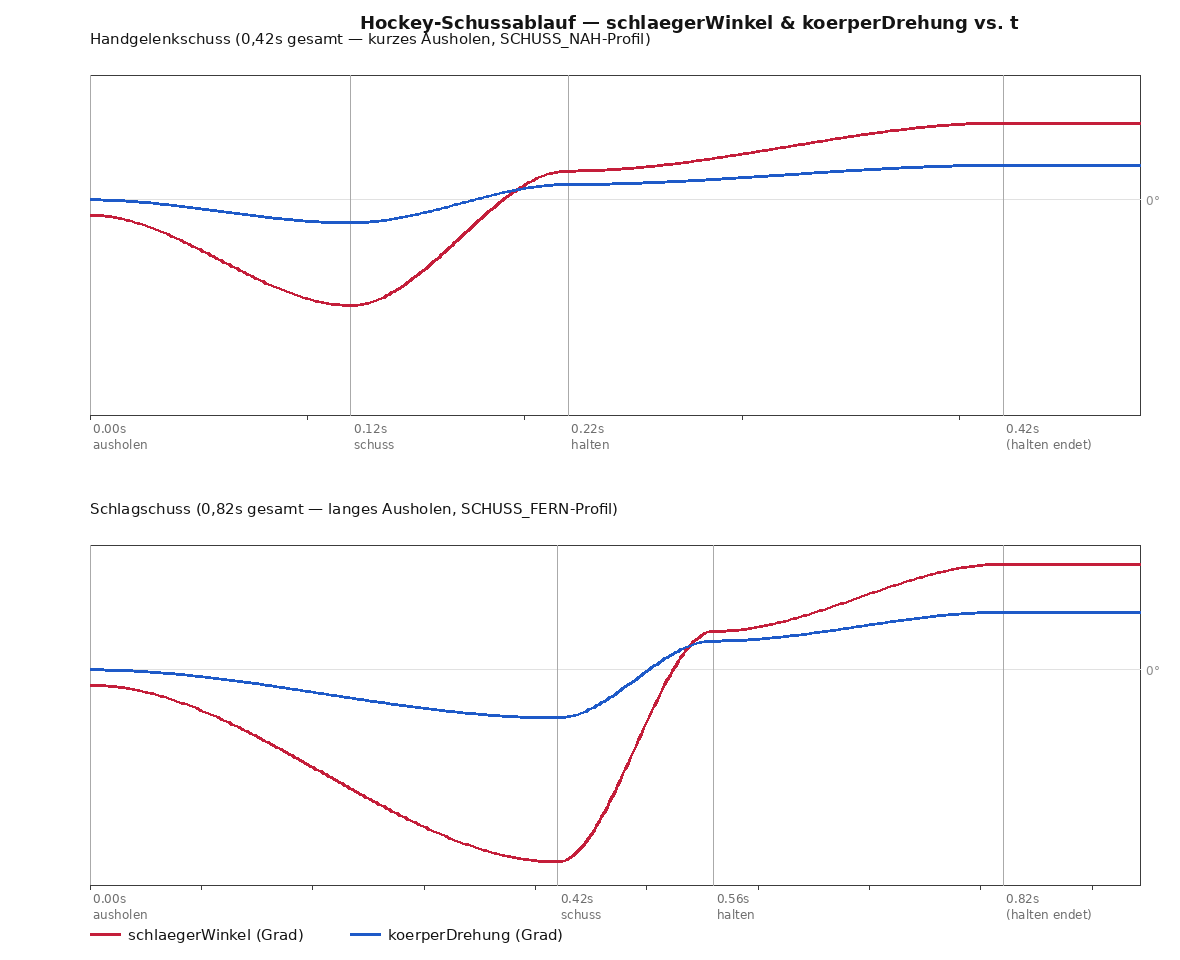

Recreate this plot in Python.
#!/usr/bin/env python3
"""
Kurvenbild fuer den HOCKEY-SCHUSSABLAUF (public/mockups/battle-mode.engine.js,
HOCKEY_SCHUSS/hockeySchussPhase). Reine Abnahme-Grafik, kein Teil des Spiels: zeichnet
schlaegerWinkel und koerperDrehung gegen t fuer beide Schussarten, damit sich per Auge
pruefen laesst, dass keine Kurve an einer Phasengrenze springt oder abknickt (genau die
Sorge, die der Auftrag benennt).

Die Formel hier ist eine 1:1-Portierung von hockeySchussPhase() aus dem Engine-Code
(dieselben Konstanten, dieselbe smoothstep-Funktion) — kein zweites, unabhaengiges
Modell, s. Kommentar im Engine-Code selbst fuer die Quellenlage der Zeiten.

Nur PIL, kein matplotlib (nicht installiert in dieser Umgebung) — deshalb Achsen,
Gitter und Kurven von Hand gezeichnet statt ueber eine Plot-Bibliothek.
"""
from PIL import Image, ImageDraw, ImageFont

# ---------------------------------------------------------------------------------
# 1:1-Abschrift von HOCKEY_SCHUSS und hockeySchussPhase() aus battle-mode.engine.js.
# Bei einer Aenderung dort MUSS diese Kopie mitgezogen werden, sonst zeigt das Bild
# eine andere Kurve als die, die tatsaechlich im Spiel laeuft.
HOCKEY_SCHUSS = {
    "handgelenk": {
        "ausholen": dict(dauer=0.12, schlaegerVon=-8, schlaegerBis=-55, koerperVon=0, koerperBis=-12),
        "schuss":   dict(dauer=0.10, schlaegerVon=-55, schlaegerBis=15, koerperVon=-12, koerperBis=8),
        "halten":   dict(dauer=0.20, schlaegerVon=15, schlaegerBis=40, koerperVon=8, koerperBis=18),
    },
    "schlag": {
        "ausholen": dict(dauer=0.42, schlaegerVon=-8, schlaegerBis=-100, koerperVon=0, koerperBis=-25),
        "schuss":   dict(dauer=0.14, schlaegerVon=-100, schlaegerBis=20, koerperVon=-25, koerperBis=15),
        "halten":   dict(dauer=0.26, schlaegerVon=20, schlaegerBis=55, koerperVon=15, koerperBis=30),
    },
}


def smooth(u):
    u = 0.0 if u < 0 else (1.0 if u > 1 else u)
    return u * u * (3 - 2 * u)


def hockey_schuss_phase(t, art):
    d = HOCKEY_SCHUSS[art]
    tt = max(0.0, t)
    t1 = d["ausholen"]["dauer"]
    t2 = t1 + d["schuss"]["dauer"]

    def werte(seg, lokal):
        u = smooth(lokal)
        return (seg["schlaegerVon"] + (seg["schlaegerBis"] - seg["schlaegerVon"]) * u,
                seg["koerperVon"] + (seg["koerperBis"] - seg["koerperVon"]) * u)

    if tt < t1:
        lokal = tt / t1
        phase = "ausholen"
        seg = d["ausholen"]
    elif tt < t2:
        lokal = (tt - t1) / d["schuss"]["dauer"]
        phase = "schuss"
        seg = d["schuss"]
    else:
        lokal = min(1.0, (tt - t2) / d["halten"]["dauer"])
        phase = "halten"
        seg = d["halten"]
    winkel, drehung = werte(seg, lokal)
    return phase, winkel, drehung


# ---------------------------------------------------------------------------------
# Bild aufbauen: zwei Panels (Handgelenk- / Schlagschuss) uebereinander, je zwei
# Kurven (Schlaeger, Koerper) plus vertikale Marker an den Phasengrenzen.
W, H = 1180, 960
PAD_L, PAD_R, PAD_T = 90, 40, 50
PANEL_H = 380
GAP = 90

img = Image.new("RGB", (W, H), "white")
dr = ImageDraw.Draw(img)

try:
    font = ImageFont.truetype("/usr/share/fonts/truetype/dejavu/DejaVuSans.ttf", 15)
    font_b = ImageFont.truetype("/usr/share/fonts/truetype/dejavu/DejaVuSans-Bold.ttf", 18)
    font_s = ImageFont.truetype("/usr/share/fonts/truetype/dejavu/DejaVuSans.ttf", 12)
except Exception:
    font = font_b = font_s = ImageFont.load_default()

FARBE_SCHLAEGER = (196, 30, 58)   # rot
FARBE_KOERPER = (30, 90, 200)     # blau
FARBE_GRENZE = (170, 170, 170)
FARBE_ACHSE = (60, 60, 60)

dr.text((W / 2 - 230, 12), "Hockey-Schussablauf — schlaegerWinkel & koerperDrehung vs. t",
        fill=(20, 20, 20), font=font_b)

panels = [("handgelenk", "Handgelenkschuss (0,42s gesamt — kurzes Ausholen, SCHUSS_NAH-Profil)"),
          ("schlag", "Schlagschuss (0,82s gesamt — langes Ausholen, SCHUSS_FERN-Profil)")]

for i, (art, titel) in enumerate(panels):
    top = PAD_T + i * (PANEL_H + GAP)
    plot_w = W - PAD_L - PAD_R
    plot_h = PANEL_H - 40

    d = HOCKEY_SCHUSS[art]
    t1 = d["ausholen"]["dauer"]
    t2 = t1 + d["schuss"]["dauer"]
    t3 = t2 + d["halten"]["dauer"]
    t_max = t3 * 1.15  # etwas Rand nach dem Ende zeigen (eingefrorener Wert)

    y0 = top + 25          # oberer Rand des Plotbereichs
    y1 = y0 + plot_h        # unterer Rand
    x0 = PAD_L
    x1 = PAD_L + plot_w

    dr.text((x0, top - 20), titel, fill=(20, 20, 20), font=font)

    # Wertebereich fuer die y-Achse: beide Kurven beider Arten teilen sich denselben
    # Bereich (-110..65 Grad), damit die zwei Panels optisch vergleichbar bleiben.
    y_min, y_max = -112, 65

    def to_xy(t, wert):
        x = x0 + (t / t_max) * plot_w
        y = y1 - (wert - y_min) / (y_max - y_min) * plot_h
        return x, y

    # Rahmen + Nulllinie
    dr.rectangle([x0, y0, x1, y1], outline=FARBE_ACHSE, width=1)
    zx, zy = to_xy(0, 0)
    dr.line([(x0, zy), (x1, zy)], fill=(225, 225, 225), width=1)
    dr.text((x1 + 6, zy - 7), "0°", fill=(140, 140, 140), font=font_s)

    # Phasengrenzen als vertikale Linien + Beschriftung
    for grenze, name in [(0, "ausholen"), (t1, "schuss"), (t2, "halten"), (t3, "(halten endet)")]:
        gx, _ = to_xy(grenze, 0)
        dr.line([(gx, y0), (gx, y1)], fill=FARBE_GRENZE, width=1)
        dr.text((gx + 3, y1 + 6), f"{grenze:.2f}s\n{name}", fill=(110, 110, 110), font=font_s)

    # x-Achsen-Ticks (0.1s-Raster)
    tick = 0.0
    while tick <= t_max:
        gx, _ = to_xy(tick, 0)
        dr.line([(gx, y1), (gx, y1 + 4)], fill=FARBE_ACHSE, width=1)
        tick += 0.1

    # Kurven abtasten (400 Punkte) — fein genug, dass ein echter Knick im Bild sichtbar
    # waere und nicht durch grobe Segmentierung verschluckt wird.
    n = 400
    pts_schlaeger, pts_koerper = [], []
    for k in range(n + 1):
        t = t_max * k / n
        _, winkel, drehung = hockey_schuss_phase(t, art)
        pts_schlaeger.append(to_xy(t, winkel))
        pts_koerper.append(to_xy(t, drehung))
    dr.line(pts_schlaeger, fill=FARBE_SCHLAEGER, width=3, joint="curve")
    dr.line(pts_koerper, fill=FARBE_KOERPER, width=3, joint="curve")

# Legende
ly = H - 26
dr.line([(PAD_L, ly), (PAD_L + 30, ly)], fill=FARBE_SCHLAEGER, width=3)
dr.text((PAD_L + 38, ly - 8), "schlaegerWinkel (Grad)", fill=(20, 20, 20), font=font)
dr.line([(PAD_L + 260, ly), (PAD_L + 290, ly)], fill=FARBE_KOERPER, width=3)
dr.text((PAD_L + 298, ly - 8), "koerperDrehung (Grad)", fill=(20, 20, 20), font=font)

out_path = "scripts/hockey-schussablauf-kurve.png"
img.save(out_path)
print("geschrieben:", out_path)

# ---------------------------------------------------------------------------------
# Textkontrolle zusaetzlich zum Bild: Wert unmittelbar links/rechts jeder
# Phasengrenze, damit ein Sprung (Wertdifferenz) nicht nur im Bild, sondern auch
# als Zahl auffaellt. Ein "Knick" (Steigungswechsel) ist am Bild leichter zu sehen
# als an dieser Tabelle — deshalb zusaetzlich das Bild, nicht nur diese Probe.
print()
print("Grenzwert-Kontrolle (schlaegerWinkel links/rechts jeder Phasengrenze):")
for art in ("handgelenk", "schlag"):
    d = HOCKEY_SCHUSS[art]
    t1 = d["ausholen"]["dauer"]
    t2 = t1 + d["schuss"]["dauer"]
    t3 = t2 + d["halten"]["dauer"]
    for grenze in (t1, t2, t3):
        eps = 1e-6
        _, wl, _ = hockey_schuss_phase(grenze - eps, art)
        _, wr, _ = hockey_schuss_phase(grenze + eps, art)
        diff = abs(wl - wr)
        status = "OK" if diff < 0.01 else "SPRUNG!"
        print(f"  {art:12s} t={grenze:.3f}s  links={wl:8.3f}  rechts={wr:8.3f}  diff={diff:.5f}  {status}")
